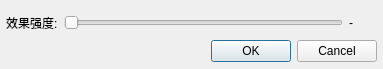
<?xml version="1.0" encoding="UTF-8"?>
<ui version="4.0">
 <class>SettingsDialog</class>
 <widget class="QDialog" name="SettingsDialog">
  <property name="geometry">
   <rect>
    <x>0</x>
    <y>0</y>
    <width>383</width>
    <height>69</height>
   </rect>
  </property>
  <property name="windowTitle">
   <string>Extra Stereo Plugin Settings</string>
  </property>
  <layout class="QGridLayout" name="gridLayout">
   <property name="leftMargin">
    <number>6</number>
   </property>
   <property name="rightMargin">
    <number>6</number>
   </property>
   <property name="bottomMargin">
    <number>6</number>
   </property>
   <item row="0" column="0" colspan="2">
    <layout class="QHBoxLayout" name="horizontalLayout">
     <item>
      <widget class="QLabel" name="label">
       <property name="text">
        <string>效果强度:</string>
       </property>
      </widget>
     </item>
     <item>
      <widget class="QSlider" name="intensitySlider">
       <property name="maximum">
        <number>100</number>
       </property>
       <property name="orientation">
        <enum>Qt::Horizontal</enum>
       </property>
      </widget>
     </item>
     <item>
      <widget class="QLabel" name="intensityLabel">
       <property name="minimumSize">
        <size>
         <width>28</width>
         <height>0</height>
        </size>
       </property>
       <property name="text">
        <string>-</string>
       </property>
      </widget>
     </item>
    </layout>
   </item>
   <item row="1" column="0">
    <spacer name="horizontalSpacer">
     <property name="orientation">
      <enum>Qt::Horizontal</enum>
     </property>
     <property name="sizeHint" stdset="0">
      <size>
       <width>229</width>
       <height>23</height>
      </size>
     </property>
    </spacer>
   </item>
   <item row="1" column="1">
    <widget class="QDialogButtonBox" name="buttonBox">
     <property name="sizePolicy">
      <sizepolicy hsizetype="Maximum" vsizetype="Fixed">
       <horstretch>0</horstretch>
       <verstretch>0</verstretch>
      </sizepolicy>
     </property>
     <property name="standardButtons">
      <set>QDialogButtonBox::Cancel|QDialogButtonBox::Ok</set>
     </property>
    </widget>
   </item>
  </layout>
 </widget>
 <resources/>
 <connections>
  <connection>
   <sender>buttonBox</sender>
   <signal>accepted()</signal>
   <receiver>SettingsDialog</receiver>
   <slot>accept()</slot>
   <hints>
    <hint type="sourcelabel">
     <x>270</x>
     <y>76</y>
    </hint>
    <hint type="destinationlabel">
     <x>91</x>
     <y>88</y>
    </hint>
   </hints>
  </connection>
  <connection>
   <sender>buttonBox</sender>
   <signal>rejected()</signal>
   <receiver>SettingsDialog</receiver>
   <slot>reject()</slot>
   <hints>
    <hint type="sourcelabel">
     <x>326</x>
     <y>78</y>
    </hint>
    <hint type="destinationlabel">
     <x>139</x>
     <y>60</y>
    </hint>
   </hints>
  </connection>
 </connections>
</ui>
